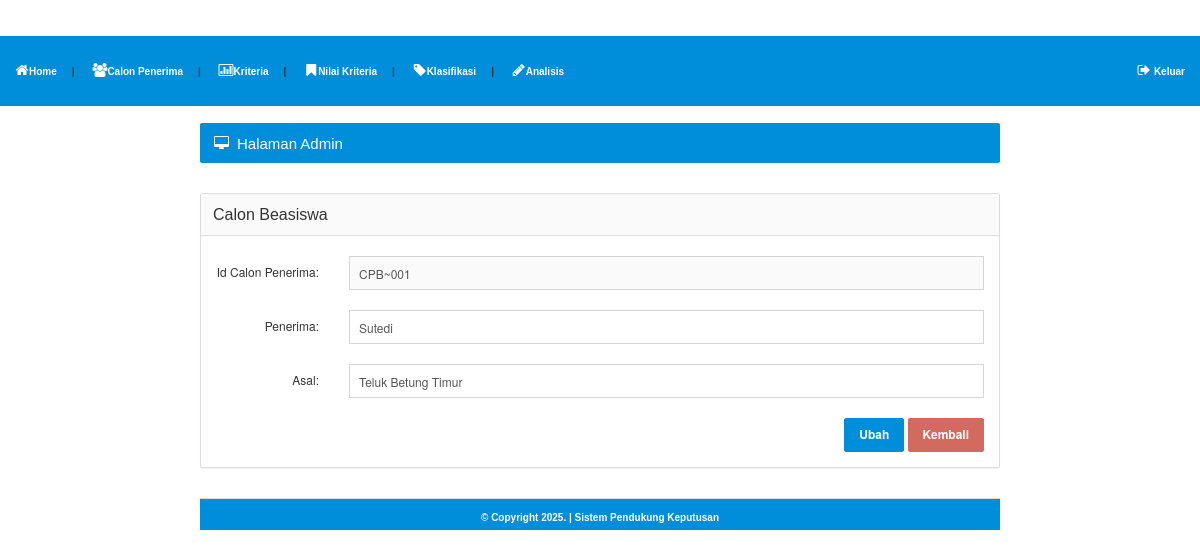
The app's page /admin/calon_penerima_edit.php?id_penerima=CPB~001 (signed in) with its own data.
### tables this page shows
CREATE TABLE `penerima` (
  `id_penerima` varchar(10) NOT NULL,
  `nama_penerima` varchar(100) DEFAULT NULL,
  `asal` text DEFAULT NULL
);

### admin/calon_penerima_edit.php (the view, shortened to what this page needs)
<?php
include "head.php";
?>
			<?php include "menu.php"; ?>
			</div>
		<br />
		<div id="content">
			<div class="page-title">
				<h5><i class="fa fa-desktop"></i> Halaman Admin</h5>
			</div>
<?php
$id_penerima = $_GET['id_penerima'];
$query = mysqli_query($konek,"SELECT * FROM penerima WHERE id_penerima='$id_penerima'");
$dataku = mysqli_fetch_array($query);
?>
			<form class="form-horizontal" action="calon_penerima_edit.php" method="post" role="form">
				<div class="panel panel-default">
					<div class="panel-heading"><h6 class="panel-title">Calon Beasiswa</h6></div>
					<div class="panel-body">
						<div class="form-group">
							<label class="col-sm-2 control-label text-right">Id Calon Penerima:</label>
							<div class="col-sm-10">
								<input type="text" name="id_penerima" readonly="" value="<?php echo $dataku['id_penerima']; ?>" class="form-control" required>
							</div>
						</div>
						<div class="form-group">
							<label class="col-sm-2 control-label text-right">Penerima:</label>
							<div class="col-sm-10">
								<input type="text" name="nama_penerima" value="<?php echo $dataku['nama_penerima']; ?>" required class="form-control">
							</div>
						</div>
						<div class="form-group">
							<label class="col-sm-2 control-label text-right">Asal:</label>
							<div class="col-sm-10">
								<input type="text" name="asal" value="<?php echo $dataku['asal']; ?>" required class="form-control">
							</div>
						</div>
					<div class="form-action text-right">
						<input type="submit" name="ubah" value="Ubah" class="btn btn-success">
						<input type="button" name="kembali" value="Kembali" onClick="javascript:history.back()" class="btn btn-danger">
					</div>
				</div>
			</div>
			</form>
<?php include "footer.php"; ?>

### images/style.css (style rules this page uses)
body { margin-top: 0; margin-left: 0; margin-right: 0; margin-bottom: 0; }
#content { width: 800px; }

### css/brain-theme.css (style rules this page uses)
html { height: 100%; }
body { background: url(../images/interface/background.png) repeat; font-size: 12px; min-height: 100%; position: relative; padding-top: 36px; }
label { font-weight: 500; }
h5, .h5 { font-size: 16px; }
h6, .h6 { font-size: 14px; }
h5 .fa, .h5 .fa { margin: 0 8px 0 0; float: left; }
.btn { font-size: 12px; padding: 7px 14px 8px 14px; border-radius: 2px; font-weight: bold; }
.btn-success { background-color: #008DDA; border-color: #008DDA; }
.btn-danger { background-color: #D36A5F; border-color: #D36A5F; }
.panel { margin-bottom: 30px; border-radius: 2px; }
.panel-heading { padding: 0; border-top-right-radius: 2px; border-top-left-radius: 2px; position: relative; }
.panel-heading:after { content: ""; display: table; clear: both; }
.panel-title { padding: 12px 12px 11px 12px; float: left; display: block; }
.panel-body { position: relative; }
.panel-default > .panel-heading { background: #fafafa; }
.form-group { margin-bottom: 20px; }
.panel .form-group:first-child, .well .form-group:first-child { margin-top: 5px; }
.form-control { padding: 8px 9px 7px 9px; font-size: 12px; border-color: #d5d5d5; box-shadow: none; border-radius: 0; }
input[type=text], input[type=password], textarea { -webkit-appearance: none; }
.form-control[disabled], .form-control[readonly], fieldset[disabled] .form-control { background-color: #FAFAFA; }
.form-horizontal .control-label, .form-horizontal .radio, .form-horizontal .checkbox, .form-horizontal .radio-inline, .form-horizontal .checkbox-inline { margin-bottom: 5px; }
@media (min-width: 768px) { .form-horizontal .control-label { text-align: left; } }
@media (min-width: 768px) { .form-horizontal .control-label.text-right { text-align: right; } }

### css/styles.css (style rules this page uses)
@media (min-width: 768px) { a, .btn, .caret, .close, .sidebar, .select2-choice abbr, .select2-highlighted, .ui-slider-range, .ui-datepicker-trigger, .ui-timepicker-list li, .checker span:after, .checker span, .navbar-toggle, .thumb-options, .select2-arrow b, .thumb-zoom img, .fc-button, .page-content { -webkit-transition: all 0.15s ease-in-out; -moz-transition: all 0.15s ease-in-out; -o-transition: all 0.15s ease-in-out; transition: all 0.15s ease-in-out; } }
.fa { position: relative; font-size: 14px; min-width: 14px; text-align: center; }
h1, h2, h3, h4, h5, h6, .navigation > li > a, .stats li span { font-family: 'Cuprum', sans-serif; font-weight: normal; }
.page-title { color: #fff; background-color: #008DDA; -moz-box-shadow: 0 1px 0 #fff; -webkit-box-shadow: 0 1px 0 #FFF; box-shadow: 0 1px 0 #FFF; border-radius: 2px; margin-bottom: 30px; }
.page-title:after { content: ""; display: table; clear: both; }
.page-title h5 { margin: 0; float: left; display: block; font-size: 15px; padding: 13px 14px 12px 14px; line-height: 1; }

### records on screen
penerima: id_penerima "CPB~001", nama_penerima "Sutedi", asal "Teluk Betung Timur"
